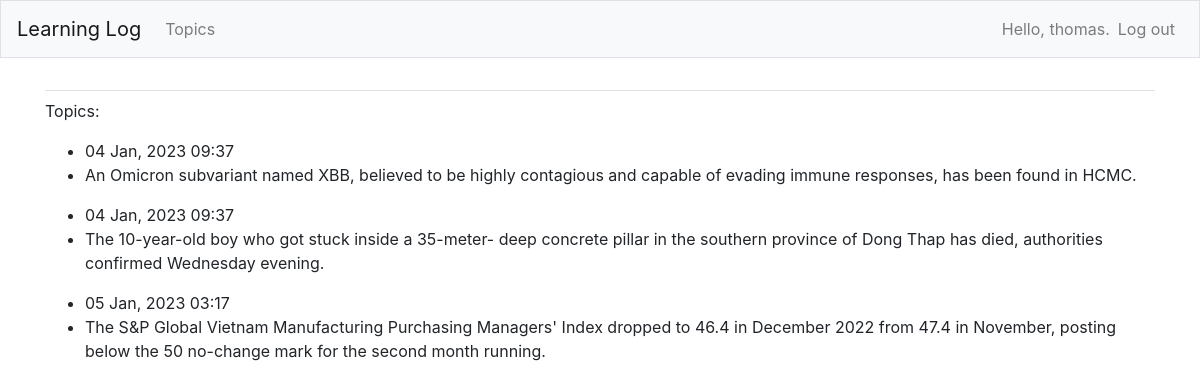
Page /entries (signed in) on the committed database.
### learning_logs/models.py (models this page shows, shortened)
class Entry(models.Model):
	topic = models.ForeignKey(Topic, on_delete=models.CASCADE)
	description = models.CharField(max_length=200)
	date_added = models.DateTimeField(auto_now_add=True)
	class Meta:
		verbose_name_plural = 'entries'

### learning_logs/views.py (the view)
# urls.py: path('entries', views.entries, name='entries'),
@login_required
def entries(request):
	entries = Entry.objects.order_by('date_added')
	context = {'entries': entries}
	return render(request, 'learning_logs/entries.html', context)

### learning_logs/templates/learning_logs/entries.html
{% extends 'learning_logs/base.html' %}
{% block content %}
<p>Topics:</p>
<ul>
	{% for entry in entries %}
		<li>{{ entry.date_added|date:'d M, Y H:i' }}</li>
		<li>{{ entry.description|linebreaks }}</li>
	{% empty %}
		<li>There are no entries added yet.</li>
	{% endfor %}
</ul>
{% endblock content %}

### learning_logs/templates/learning_logs/base.html (shortened to what this page needs)
{% load bootstrap4 %}
<!DOCTYPE html>
<html lang="en">
<head>
	{% bootstrap_css %}
</head>
<body>
	<nav class="navbar navbar-expand-md navbar-light bg-light mb-4 border">
		<a class="navbar-brand" href="{% url 'learning_logs:index' %}">Learning Log</a>
		<div class="collapse navbar-collapse" id="navbarCollapse">
			<ul class="navbar-nav mr-auto">
				<li class="nav-item">
				<a class="nav-link" href="{% url 'learning_logs:topics'%}">Topics</a></li>
			</ul>
			<ul class="navbar-nav ml-auto">
				{% if user.is_authenticated %}
					<li class="nav-item">
						<span class="navbar-text">Hello, {{ user.username }}.</span>
					</li>
					<li class="nav-item">
					<a class="nav-link" href="{% url 'users:logout' %}">Log out</a>
					</li>
				{% endif %}
			</ul>
		</div>
	</nav>
	<main role="main" class="container">
		<div class="pb-2 mb-2 border-bottom">
		</div>
		<div>
			{% block content %}{% endblock content %}
		</div>
	</main>
</body>
</html>

### rows in the picture
Entry: date_added "04 Jan, 2023 09:37", description "An Omicron subvariant named XBB, believed to be highly contagious and capable of evading immune responses, has been found in HCMC."
Entry: date_added "04 Jan, 2023 09:37", description "The 10-year-old boy who got stuck inside a 35-meter- deep concrete pillar in the southern province of Dong Thap has died, authorities confirmed Wednesday evening."
Entry: date_added "05 Jan, 2023 03:17", description "The S&P Global Vietnam Manufacturing Purchasing Managers' Index dropped to 46.4 in December 2022 from 47.4 in November, posting below the 50 no-change mark for the second month running."

### other values in the picture
{{ user.username }} "thomas"
